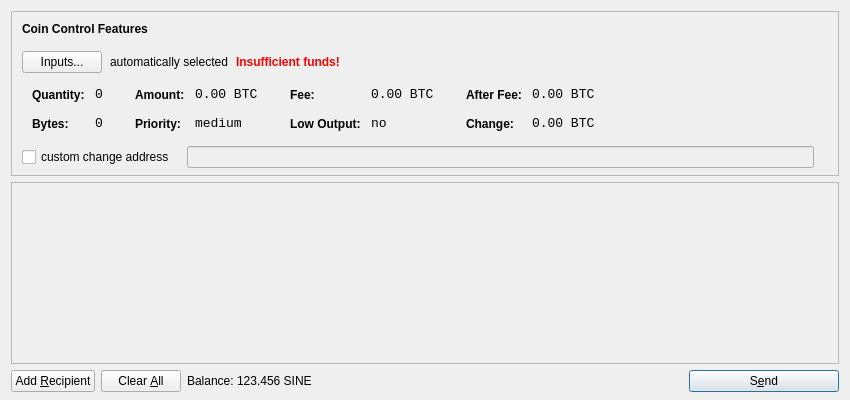
<?xml version="1.0" encoding="UTF-8"?>
<ui version="4.0">
 <class>SendCoinsDialog</class>
 <widget class="QDialog" name="SendCoinsDialog">
  <property name="geometry">
   <rect>
    <x>0</x>
    <y>0</y>
    <width>850</width>
    <height>400</height>
   </rect>
  </property>
  <property name="windowTitle">
   <string>Send Coins</string>
  </property>
  <layout class="QVBoxLayout" name="verticalLayout" stretch="0,1,0">
   <property name="bottomMargin">
    <number>8</number>
   </property>
   <item>
    <widget class="QFrame" name="frameCoinControl">
     <property name="sizePolicy">
      <sizepolicy hsizetype="Expanding" vsizetype="Expanding">
       <horstretch>0</horstretch>
       <verstretch>0</verstretch>
      </sizepolicy>
     </property>
     <property name="maximumSize">
      <size>
       <width>16777215</width>
       <height>16777215</height>
      </size>
     </property>
     <property name="frameShape">
      <enum>QFrame::StyledPanel</enum>
     </property>
     <property name="frameShadow">
      <enum>QFrame::Sunken</enum>
     </property>
     <layout class="QVBoxLayout" name="verticalLayoutCoinControl2">
      <property name="spacing">
       <number>-1</number>
      </property>
      <property name="leftMargin">
       <number>0</number>
      </property>
      <property name="topMargin">
       <number>0</number>
      </property>
      <property name="rightMargin">
       <number>0</number>
      </property>
      <property name="bottomMargin">
       <number>6</number>
      </property>
      <item>
       <layout class="QVBoxLayout" name="verticalLayoutCoinControl" stretch="0,0,0,0,1">
        <property name="spacing">
         <number>0</number>
        </property>
        <property name="leftMargin">
         <number>10</number>
        </property>
        <property name="topMargin">
         <number>10</number>
        </property>
        <item>
         <layout class="QHBoxLayout" name="horizontalLayoutCoinControl1">
          <property name="bottomMargin">
           <number>15</number>
          </property>
          <item>
           <widget class="QLabel" name="labelCoinControlFeatures">
            <property name="sizePolicy">
             <sizepolicy hsizetype="Preferred" vsizetype="Maximum">
              <horstretch>0</horstretch>
              <verstretch>0</verstretch>
             </sizepolicy>
            </property>
            <property name="font">
             <font>
              <weight>75</weight>
              <bold>true</bold>
             </font>
            </property>
            <property name="styleSheet">
             <string notr="true">font-weight:bold;</string>
            </property>
            <property name="text">
             <string>Coin Control Features</string>
            </property>
           </widget>
          </item>
         </layout>
        </item>
        <item>
         <layout class="QHBoxLayout" name="horizontalLayoutCoinControl2" stretch="0,0,0,0">
          <property name="spacing">
           <number>8</number>
          </property>
          <property name="bottomMargin">
           <number>10</number>
          </property>
          <item>
           <widget class="QPushButton" name="pushButtonCoinControl">
            <property name="styleSheet">
             <string notr="true"/>
            </property>
            <property name="text">
             <string>Inputs...</string>
            </property>
           </widget>
          </item>
          <item>
           <widget class="QLabel" name="labelCoinControlAutomaticallySelected">
            <property name="text">
             <string>automatically selected</string>
            </property>
            <property name="margin">
             <number>5</number>
            </property>
           </widget>
          </item>
          <item>
           <widget class="QLabel" name="labelCoinControlInsuffFunds">
            <property name="font">
             <font>
              <weight>75</weight>
              <bold>true</bold>
             </font>
            </property>
            <property name="styleSheet">
             <string notr="true">color:red;font-weight:bold;</string>
            </property>
            <property name="text">
             <string>Insufficient funds!</string>
            </property>
            <property name="margin">
             <number>5</number>
            </property>
           </widget>
          </item>
          <item>
           <spacer name="horizontalSpacerCoinControl">
            <property name="orientation">
             <enum>Qt::Horizontal</enum>
            </property>
            <property name="sizeHint" stdset="0">
             <size>
              <width>40</width>
              <height>1</height>
             </size>
            </property>
           </spacer>
          </item>
         </layout>
        </item>
        <item>
         <widget class="QWidget" name="widgetCoinControl" native="true">
          <property name="sizePolicy">
           <sizepolicy hsizetype="Preferred" vsizetype="Preferred">
            <horstretch>0</horstretch>
            <verstretch>0</verstretch>
           </sizepolicy>
          </property>
          <property name="minimumSize">
           <size>
            <width>0</width>
            <height>0</height>
           </size>
          </property>
          <property name="styleSheet">
           <string notr="true"/>
          </property>
          <layout class="QHBoxLayout" name="horizontalLayoutCoinControl5">
           <property name="margin">
            <number>0</number>
           </property>
           <item>
            <layout class="QHBoxLayout" name="horizontalLayoutCoinControl3" stretch="0,0,0,1">
             <property name="spacing">
              <number>20</number>
             </property>
             <property name="topMargin">
              <number>0</number>
             </property>
             <property name="bottomMargin">
              <number>10</number>
             </property>
             <item>
              <layout class="QFormLayout" name="formLayoutCoinControl1">
               <property name="horizontalSpacing">
                <number>10</number>
               </property>
               <property name="verticalSpacing">
                <number>14</number>
               </property>
               <property name="leftMargin">
                <number>10</number>
               </property>
               <property name="topMargin">
                <number>4</number>
               </property>
               <property name="rightMargin">
                <number>6</number>
               </property>
               <item row="0" column="0">
                <widget class="QLabel" name="labelCoinControlQuantityText">
                 <property name="styleSheet">
                  <string notr="true">font-weight:bold;</string>
                 </property>
                 <property name="text">
                  <string>Quantity:</string>
                 </property>
                 <property name="margin">
                  <number>0</number>
                 </property>
                </widget>
               </item>
               <item row="0" column="1">
                <widget class="QLabel" name="labelCoinControlQuantity">
                 <property name="font">
                  <font>
                   <family>Monospace</family>
                   <pointsize>10</pointsize>
                  </font>
                 </property>
                 <property name="cursor">
                  <cursorShape>IBeamCursor</cursorShape>
                 </property>
                 <property name="contextMenuPolicy">
                  <enum>Qt::ActionsContextMenu</enum>
                 </property>
                 <property name="text">
                  <string notr="true">0</string>
                 </property>
                 <property name="margin">
                  <number>0</number>
                 </property>
                 <property name="textInteractionFlags">
                  <set>Qt::LinksAccessibleByMouse|Qt::TextSelectableByKeyboard|Qt::TextSelectableByMouse</set>
                 </property>
                </widget>
               </item>
               <item row="1" column="0">
                <widget class="QLabel" name="labelCoinControlBytesText">
                 <property name="styleSheet">
                  <string notr="true">font-weight:bold;</string>
                 </property>
                 <property name="text">
                  <string>Bytes:</string>
                 </property>
                </widget>
               </item>
               <item row="1" column="1">
                <widget class="QLabel" name="labelCoinControlBytes">
                 <property name="font">
                  <font>
                   <family>Monospace</family>
                   <pointsize>10</pointsize>
                  </font>
                 </property>
                 <property name="cursor">
                  <cursorShape>IBeamCursor</cursorShape>
                 </property>
                 <property name="contextMenuPolicy">
                  <enum>Qt::ActionsContextMenu</enum>
                 </property>
                 <property name="text">
                  <string notr="true">0</string>
                 </property>
                 <property name="textInteractionFlags">
                  <set>Qt::LinksAccessibleByMouse|Qt::TextSelectableByKeyboard|Qt::TextSelectableByMouse</set>
                 </property>
                </widget>
               </item>
              </layout>
             </item>
             <item>
              <layout class="QFormLayout" name="formLayoutCoinControl2">
               <property name="horizontalSpacing">
                <number>10</number>
               </property>
               <property name="verticalSpacing">
                <number>14</number>
               </property>
               <property name="leftMargin">
                <number>6</number>
               </property>
               <property name="topMargin">
                <number>4</number>
               </property>
               <property name="rightMargin">
                <number>6</number>
               </property>
               <item row="0" column="0">
                <widget class="QLabel" name="labelCoinControlAmountText">
                 <property name="styleSheet">
                  <string notr="true">font-weight:bold;</string>
                 </property>
                 <property name="text">
                  <string>Amount:</string>
                 </property>
                 <property name="margin">
                  <number>0</number>
                 </property>
                </widget>
               </item>
               <item row="0" column="1">
                <widget class="QLabel" name="labelCoinControlAmount">
                 <property name="font">
                  <font>
                   <family>Monospace</family>
                   <pointsize>10</pointsize>
                  </font>
                 </property>
                 <property name="cursor">
                  <cursorShape>IBeamCursor</cursorShape>
                 </property>
                 <property name="contextMenuPolicy">
                  <enum>Qt::ActionsContextMenu</enum>
                 </property>
                 <property name="text">
                  <string notr="true">0.00 BTC</string>
                 </property>
                 <property name="textInteractionFlags">
                  <set>Qt::LinksAccessibleByMouse|Qt::TextSelectableByKeyboard|Qt::TextSelectableByMouse</set>
                 </property>
                </widget>
               </item>
               <item row="1" column="0">
                <widget class="QLabel" name="labelCoinControlPriorityText">
                 <property name="styleSheet">
                  <string notr="true">font-weight:bold;</string>
                 </property>
                 <property name="text">
                  <string>Priority:</string>
                 </property>
                </widget>
               </item>
               <item row="1" column="1">
                <widget class="QLabel" name="labelCoinControlPriority">
                 <property name="font">
                  <font>
                   <family>Monospace</family>
                   <pointsize>10</pointsize>
                  </font>
                 </property>
                 <property name="cursor">
                  <cursorShape>IBeamCursor</cursorShape>
                 </property>
                 <property name="contextMenuPolicy">
                  <enum>Qt::ActionsContextMenu</enum>
                 </property>
                 <property name="text">
                  <string>medium</string>
                 </property>
                 <property name="textInteractionFlags">
                  <set>Qt::LinksAccessibleByMouse|Qt::TextSelectableByKeyboard|Qt::TextSelectableByMouse</set>
                 </property>
                </widget>
               </item>
              </layout>
             </item>
             <item>
              <layout class="QFormLayout" name="formLayoutCoinControl3">
               <property name="horizontalSpacing">
                <number>10</number>
               </property>
               <property name="verticalSpacing">
                <number>14</number>
               </property>
               <property name="leftMargin">
                <number>6</number>
               </property>
               <property name="topMargin">
                <number>4</number>
               </property>
               <property name="rightMargin">
                <number>6</number>
               </property>
               <item row="0" column="0">
                <widget class="QLabel" name="labelCoinControlFeeText">
                 <property name="styleSheet">
                  <string notr="true">font-weight:bold;</string>
                 </property>
                 <property name="text">
                  <string>Fee:</string>
                 </property>
                 <property name="margin">
                  <number>0</number>
                 </property>
                </widget>
               </item>
               <item row="0" column="1">
                <widget class="QLabel" name="labelCoinControlFee">
                 <property name="font">
                  <font>
                   <family>Monospace</family>
                   <pointsize>10</pointsize>
                  </font>
                 </property>
                 <property name="cursor">
                  <cursorShape>IBeamCursor</cursorShape>
                 </property>
                 <property name="contextMenuPolicy">
                  <enum>Qt::ActionsContextMenu</enum>
                 </property>
                 <property name="text">
                  <string notr="true">0.00 BTC</string>
                 </property>
                 <property name="textInteractionFlags">
                  <set>Qt::LinksAccessibleByMouse|Qt::TextSelectableByKeyboard|Qt::TextSelectableByMouse</set>
                 </property>
                </widget>
               </item>
               <item row="1" column="0">
                <widget class="QLabel" name="labelCoinControlLowOutputText">
                 <property name="styleSheet">
                  <string notr="true">font-weight:bold;</string>
                 </property>
                 <property name="text">
                  <string>Low Output:</string>
                 </property>
                </widget>
               </item>
               <item row="1" column="1">
                <widget class="QLabel" name="labelCoinControlLowOutput">
                 <property name="font">
                  <font>
                   <family>Monospace</family>
                   <pointsize>10</pointsize>
                  </font>
                 </property>
                 <property name="cursor">
                  <cursorShape>IBeamCursor</cursorShape>
                 </property>
                 <property name="contextMenuPolicy">
                  <enum>Qt::ActionsContextMenu</enum>
                 </property>
                 <property name="text">
                  <string>no</string>
                 </property>
                 <property name="textInteractionFlags">
                  <set>Qt::LinksAccessibleByMouse|Qt::TextSelectableByKeyboard|Qt::TextSelectableByMouse</set>
                 </property>
                </widget>
               </item>
              </layout>
             </item>
             <item>
              <layout class="QFormLayout" name="formLayoutCoinControl4">
               <property name="horizontalSpacing">
                <number>10</number>
               </property>
               <property name="verticalSpacing">
                <number>14</number>
               </property>
               <property name="leftMargin">
                <number>6</number>
               </property>
               <property name="topMargin">
                <number>4</number>
               </property>
               <property name="rightMargin">
                <number>6</number>
               </property>
               <item row="0" column="0">
                <widget class="QLabel" name="labelCoinControlAfterFeeText">
                 <property name="styleSheet">
                  <string notr="true">font-weight:bold;</string>
                 </property>
                 <property name="text">
                  <string>After Fee:</string>
                 </property>
                 <property name="margin">
                  <number>0</number>
                 </property>
                </widget>
               </item>
               <item row="0" column="1">
                <widget class="QLabel" name="labelCoinControlAfterFee">
                 <property name="font">
                  <font>
                   <family>Monospace</family>
                   <pointsize>10</pointsize>
                  </font>
                 </property>
                 <property name="cursor">
                  <cursorShape>IBeamCursor</cursorShape>
                 </property>
                 <property name="contextMenuPolicy">
                  <enum>Qt::ActionsContextMenu</enum>
                 </property>
                 <property name="text">
                  <string notr="true">0.00 BTC</string>
                 </property>
                 <property name="textInteractionFlags">
                  <set>Qt::LinksAccessibleByMouse|Qt::TextSelectableByKeyboard|Qt::TextSelectableByMouse</set>
                 </property>
                </widget>
               </item>
               <item row="1" column="0">
                <widget class="QLabel" name="labelCoinControlChangeText">
                 <property name="styleSheet">
                  <string notr="true">font-weight:bold;</string>
                 </property>
                 <property name="text">
                  <string>Change:</string>
                 </property>
                </widget>
               </item>
               <item row="1" column="1">
                <widget class="QLabel" name="labelCoinControlChange">
                 <property name="font">
                  <font>
                   <family>Monospace</family>
                   <pointsize>10</pointsize>
                  </font>
                 </property>
                 <property name="cursor">
                  <cursorShape>IBeamCursor</cursorShape>
                 </property>
                 <property name="contextMenuPolicy">
                  <enum>Qt::ActionsContextMenu</enum>
                 </property>
                 <property name="text">
                  <string notr="true">0.00 BTC</string>
                 </property>
                 <property name="textInteractionFlags">
                  <set>Qt::LinksAccessibleByMouse|Qt::TextSelectableByKeyboard|Qt::TextSelectableByMouse</set>
                 </property>
                </widget>
               </item>
              </layout>
             </item>
            </layout>
           </item>
          </layout>
         </widget>
        </item>
        <item>
         <layout class="QHBoxLayout" name="horizontalLayoutCoinControl4" stretch="0,0,0">
          <property name="spacing">
           <number>12</number>
          </property>
          <property name="sizeConstraint">
           <enum>QLayout::SetDefaultConstraint</enum>
          </property>
          <property name="topMargin">
           <number>5</number>
          </property>
          <property name="rightMargin">
           <number>5</number>
          </property>
          <item>
           <widget class="QCheckBox" name="checkBoxCoinControlChange">
            <property name="text">
             <string>custom change address</string>
            </property>
           </widget>
          </item>
          <item>
           <widget class="QLineEdit" name="lineEditCoinControlChange">
            <property name="enabled">
             <bool>false</bool>
            </property>
            <property name="sizePolicy">
             <sizepolicy hsizetype="Expanding" vsizetype="Fixed">
              <horstretch>0</horstretch>
              <verstretch>0</verstretch>
             </sizepolicy>
            </property>
           </widget>
          </item>
          <item>
           <widget class="QLabel" name="labelCoinControlChangeLabel">
            <property name="sizePolicy">
             <sizepolicy hsizetype="Preferred" vsizetype="Expanding">
              <horstretch>0</horstretch>
              <verstretch>0</verstretch>
             </sizepolicy>
            </property>
            <property name="minimumSize">
             <size>
              <width>0</width>
              <height>0</height>
             </size>
            </property>
            <property name="text">
             <string/>
            </property>
            <property name="margin">
             <number>3</number>
            </property>
           </widget>
          </item>
         </layout>
        </item>
        <item>
         <spacer name="verticalSpacerCoinControl">
          <property name="orientation">
           <enum>Qt::Vertical</enum>
          </property>
          <property name="sizeHint" stdset="0">
           <size>
            <width>800</width>
            <height>1</height>
           </size>
          </property>
         </spacer>
        </item>
       </layout>
      </item>
     </layout>
    </widget>
   </item>
   <item>
    <widget class="QScrollArea" name="scrollArea">
     <property name="widgetResizable">
      <bool>true</bool>
     </property>
     <widget class="QWidget" name="scrollAreaWidgetContents">
      <property name="geometry">
       <rect>
        <x>0</x>
        <y>0</y>
        <width>830</width>
        <height>165</height>
       </rect>
      </property>
      <layout class="QVBoxLayout" name="verticalLayout_2">
       <property name="margin">
        <number>0</number>
       </property>
       <item>
        <layout class="QVBoxLayout" name="entries">
         <property name="spacing">
          <number>6</number>
         </property>
        </layout>
       </item>
       <item>
        <spacer name="verticalSpacer">
         <property name="orientation">
          <enum>Qt::Vertical</enum>
         </property>
         <property name="sizeHint" stdset="0">
          <size>
           <width>20</width>
           <height>40</height>
          </size>
         </property>
        </spacer>
       </item>
      </layout>
     </widget>
    </widget>
   </item>
   <item>
    <layout class="QHBoxLayout" name="horizontalLayout">
     <item>
      <widget class="QPushButton" name="addButton">
       <property name="toolTip">
        <string>Send to multiple recipients at once</string>
       </property>
       <property name="text">
        <string>Add &amp;Recipient</string>
       </property>
       <property name="icon">
        <iconset resource="../bitcoin.qrc">
         <normaloff>:/icons/add</normaloff>:/icons/add</iconset>
       </property>
       <property name="autoDefault">
        <bool>false</bool>
       </property>
      </widget>
     </item>
     <item>
      <widget class="QPushButton" name="clearButton">
       <property name="sizePolicy">
        <sizepolicy hsizetype="Minimum" vsizetype="Fixed">
         <horstretch>0</horstretch>
         <verstretch>0</verstretch>
        </sizepolicy>
       </property>
       <property name="toolTip">
        <string>Remove all transaction fields</string>
       </property>
       <property name="text">
        <string>Clear &amp;All</string>
       </property>
       <property name="icon">
        <iconset resource="../bitcoin.qrc">
         <normaloff>:/icons/remove</normaloff>:/icons/remove</iconset>
       </property>
       <property name="autoRepeatDelay">
        <number>300</number>
       </property>
       <property name="autoDefault">
        <bool>false</bool>
       </property>
      </widget>
     </item>
     <item>
      <layout class="QHBoxLayout" name="horizontalLayout_2">
       <property name="spacing">
        <number>3</number>
       </property>
       <item>
        <widget class="QLabel" name="label">
         <property name="text">
          <string>Balance:</string>
         </property>
        </widget>
       </item>
       <item>
        <widget class="QLabel" name="labelBalance">
         <property name="cursor">
          <cursorShape>IBeamCursor</cursorShape>
         </property>
         <property name="text">
          <string>123.456 SINE</string>
         </property>
         <property name="textInteractionFlags">
          <set>Qt::LinksAccessibleByMouse|Qt::TextSelectableByKeyboard|Qt::TextSelectableByMouse</set>
         </property>
        </widget>
       </item>
      </layout>
     </item>
     <item>
      <spacer name="horizontalSpacer">
       <property name="orientation">
        <enum>Qt::Horizontal</enum>
       </property>
       <property name="sizeHint" stdset="0">
        <size>
         <width>40</width>
         <height>20</height>
        </size>
       </property>
      </spacer>
     </item>
     <item>
      <widget class="QPushButton" name="sendButton">
       <property name="minimumSize">
        <size>
         <width>150</width>
         <height>0</height>
        </size>
       </property>
       <property name="toolTip">
        <string>Confirm the send action</string>
       </property>
       <property name="text">
        <string>S&amp;end</string>
       </property>
       <property name="icon">
        <iconset resource="../bitcoin.qrc">
         <normaloff>:/icons/send</normaloff>:/icons/send</iconset>
       </property>
       <property name="default">
        <bool>true</bool>
       </property>
      </widget>
     </item>
    </layout>
   </item>
  </layout>
 </widget>
 <resources>
  <include location="../bitcoin.qrc"/>
 </resources>
 <connections/>
</ui>
